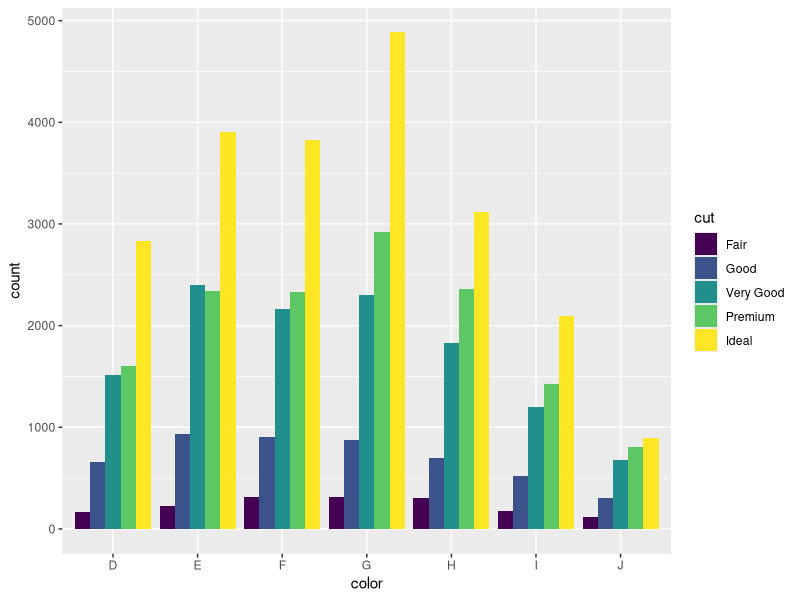

Write the R code that produced this figure.
library(ggplot2)
ggplot(data = diamonds, aes(x = color,fill = cut, position = "dodge"))+
  geom_histogram(stat = "count", position = position_dodge())

